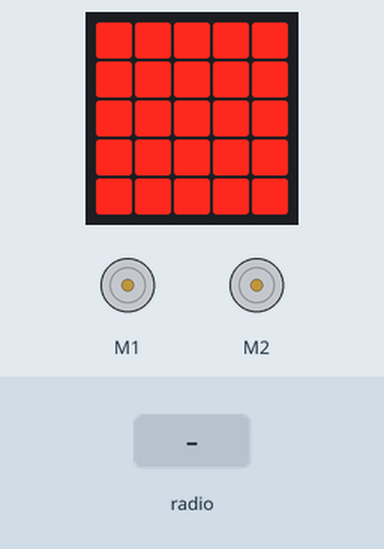
The program below on a simulated BBC micro:bit (MakeCode). On the bench: the board's 5×5 LED display, 2 × DC motor (green arrow = forward, orange = backward, longer = faster). The inputs (shaded band) are chosen by the test bench.

Above: at 2.4 s.
2.5 s: radio message "vor" arrives
At 2.8 s:
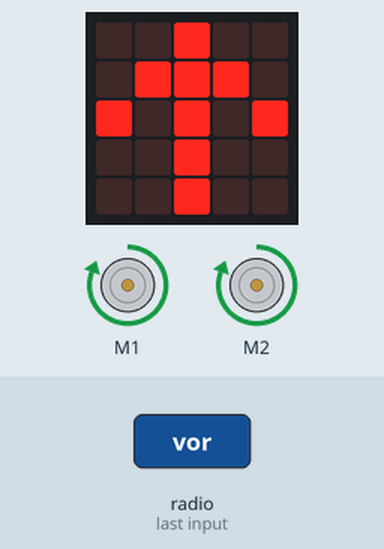
4.0 s: radio message "links" arrives
At 5.1 s:
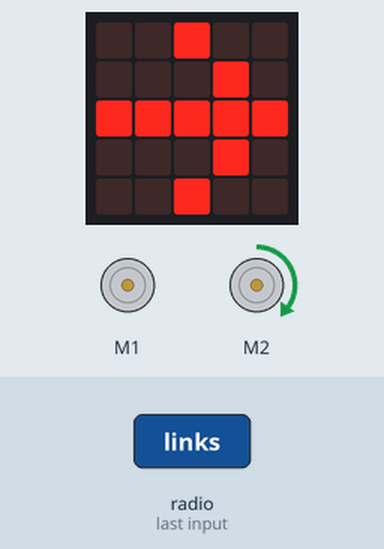
5.5 s: radio message "rechts" arrives
At 6.3 s:
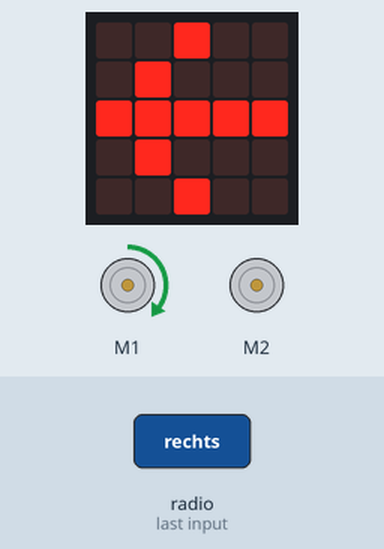
Timing chart, 0 to 8.5 s (numbered marks = the images above; inputs shaded):
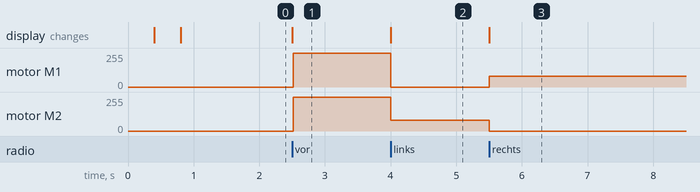

The program:

main.ts
```typescript
radio.onReceivedString(function (receivedString) {
    if (receivedString == "vor") {
        maqueen.motorRun(maqueen.Motors.All, maqueen.Dir.CW, 255)
        basic.showLeds(`
            . . # . .
            . # # # .
            # . # . #
            . . # . .
            . . # . .
            `)
    } else if (receivedString == "zurück") {
        maqueen.motorRun(maqueen.Motors.All, maqueen.Dir.CCW, 255)
        basic.showLeds(`
            . . # . .
            . . # . .
            # . # . #
            . # # # .
            . . # . .
            `)
    } else if (receivedString == "links") {
        maqueen.motorStop(maqueen.Motors.M1)
        maqueen.motorRun(maqueen.Motors.M2, maqueen.Dir.CW, 80)
        basic.showLeds(`
            . . # . .
            . . . # .
            # # # # #
            . . . # .
            . . # . .
            `)
    } else if (receivedString == "rechts") {
        maqueen.motorStop(maqueen.Motors.M2)
        maqueen.motorRun(maqueen.Motors.M1, maqueen.Dir.CW, 80)
        basic.showLeds(`
            . . # . .
            . # . . .
            # # # # #
            . # . . .
            . . # . .
            `)
    } else {
        maqueen.motorStop(maqueen.Motors.All)
        basic.showLeds(`
            . . . . .
            . . . . .
            . . # . .
            . . . . .
            . . . . .
            `)
    }
})
radio.setGroup(1)
basic.showLeds(`
    . . . . .
    . . . . .
    . . # . .
    . . . . .
    . . . . .
    `)
basic.showLeds(`
    . . . . .
    . # # # .
    . # # # .
    . # # # .
    . . . . .
    `)
basic.showLeds(`
    # # # # #
    # # # # #
    # # # # #
    # # # # #
    # # # # #
    `)
basic.forever(function () {

})
```

test.ts
```typescript
// Hier kann man Tests durchführen; diese Datei wird nicht kompiliert, wenn dieses Paket als Erweiterung verwendet wird.
```

Measured:
- after the input at 2.5 s, motor M1, motor M2: stopped → forward 255/255 at once; the display: changes at once (image 1)
- after the input at 4.0 s, motor M1: forward 255/255 → stopped at once; motor M2: forward 255/255 → forward 80/255 at once; the display: changes at once (image 2)
- after the input at 5.5 s, motor M1: stopped → forward 80/255 at once; motor M2: forward 80/255 → stopped at once; the display: changes at once (image 3)
